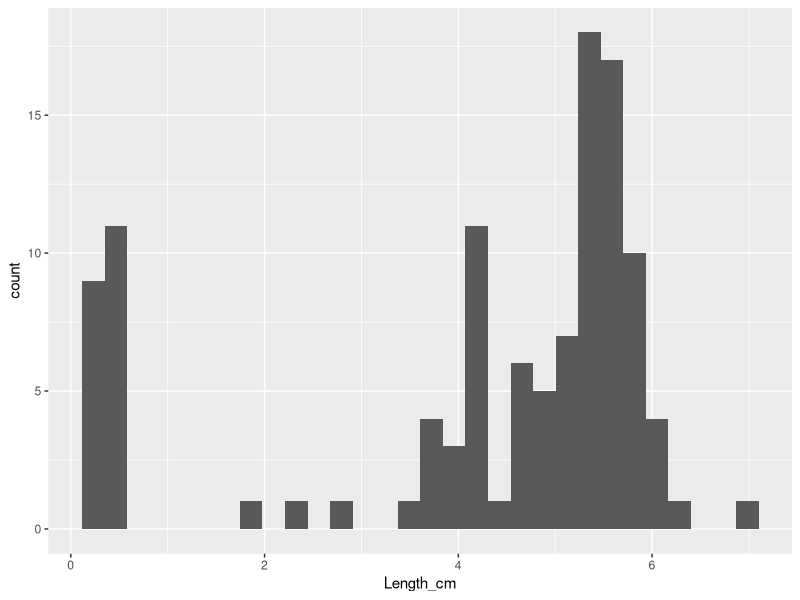
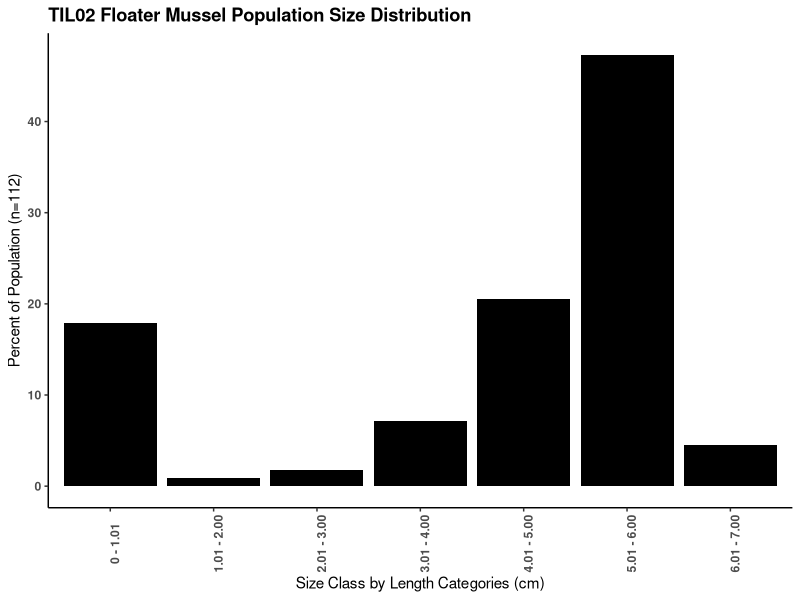
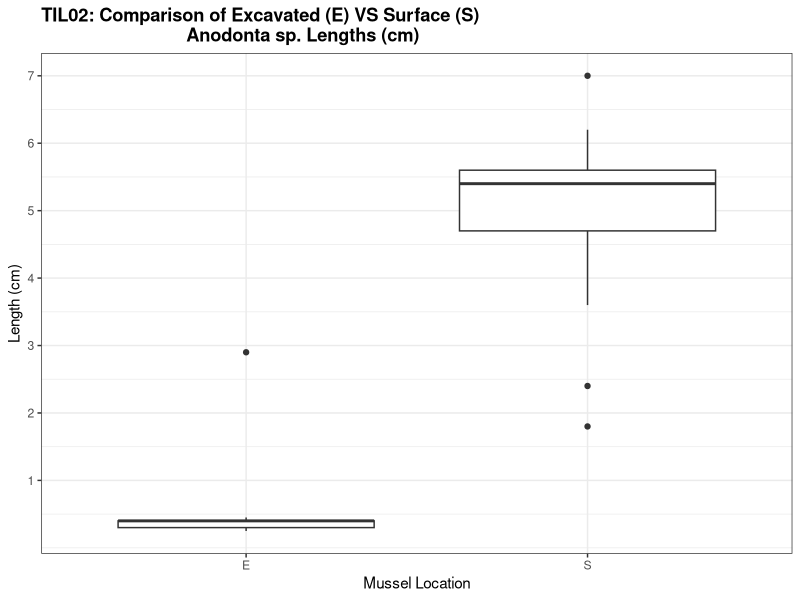
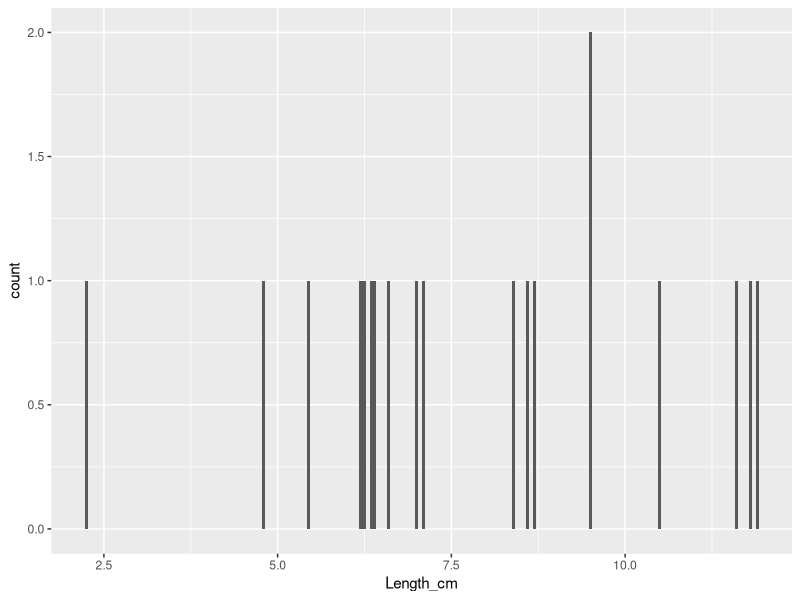

Generate these figures, in order, with R:
setwd("/Users/williamjohnson/Desktop/Laura/Mussels/Research/field_data")
library(tidyverse)
# Read in the .csv files and save as tbls
til02cen1 <- as.tibble(read.csv("til02_cen1.csv", header = TRUE))
til02cen2 <- as.tibble(read.csv("til02_cen2.csv", header = TRUE))

#Change block_num and unit_num variables to factors
til02cen1$Block_Num <- factor(til02cen1$Block_Num)
til02cen1$Unit_Num <- factor(til02cen1$Unit_Num)


# Filter to only consider quadrats with excavation. I need to get a sum of mussels in all 
#   excavated quadrats
til02ex <- til02cen1 %>%
  filter(Excavated_Live != c("NA")) 
# Return count of number of mussels found in all excavated quadrats 
sum_til02excavatedlive <- sum(til02ex$Excavated_Live)
# Return count of total # of quadrats excavated
quadcount_til02excavated <- nrow(til02ex)
# Return count of total # of quadrats sampled
quadcount_til02total <- nrow(til02cen1)
# Return count of number of mussels found at surface in all units that were double sampled
sum_til02surfex <- sum(til02ex$Surface_Live)

# Create new object 'burial_factor' 
burialfactor_til02 <- (sum_til02surfex + sum_til02excavatedlive) / sum_til02surfex
print(burialfactor_til02)
# Create new object 'realnum_til02' that is the true number of mussels across all quadrats 
#   sampled at the site (taking into account the burial factor)
realnum_til02 <- sum(til02cen1$Surface_Live) * burialfactor_til02
print(realnum_til02)
# Create new object 'surveyarea_TIL02' that represents the total area of the mussel bed surveyed
surveyarea_til02 <- quadcount_til02total * 0.25
# Create new object 'density_til02' that represents mussel density in the surveyed area
density_til02 <- realnum_til02/surveyarea_til02
print(density_til02)

max(til02cen1$Excavated_Live, na.rm = TRUE)

####################################################################################################################

# Change transect_num and quad_num to factors for til03_sys2 tbl
til02cen2$Block_Num <- factor(til02cen2$Block_Num)
til02cen2$Unit_Num <- factor(til02cen2$Unit_Num)
# Check
str(til02cen2)

# Histogram for TIL02 (ALL MUSSELS SAMPLED IN SURFACE + EXCAVATION PLOTS)
# What are the min and max values measured?
print(min(til02cen2$Length_cm))
print(max(til02cen2$Length_cm))

# Make a histogram!!!
til02cen2 %>%
  select(Length_cm) %>%
  ggplot(aes(x = Length_cm)) + geom_histogram()

# Try to mimic histogram in Mazzacano paper
til02mazzacano_hist <- til02cen2 %>%
  mutate(size_class = ifelse(Length_cm < 1.01, "0 - 1.01", "other")) %>%
  mutate(size_class = ifelse(Length_cm >= 1.01 & Length_cm < 2.01, "1.01 - 2.00", size_class)) %>%
  mutate(size_class = ifelse(Length_cm >= 2.01 & Length_cm < 3.01, "2.01 - 3.00", size_class)) %>%
  mutate(size_class = ifelse(Length_cm >= 3.01 & Length_cm < 4.01, "3.01 - 4.00", size_class)) %>%
  mutate(size_class = ifelse(Length_cm >= 4.01 & Length_cm < 5.01, "4.01 - 5.00", size_class)) %>%
  mutate(size_class = ifelse(Length_cm >= 5.01 & Length_cm < 6.01, "5.01 - 6.00", size_class)) %>%
  mutate(size_class = ifelse(Length_cm >= 6.01 & Length_cm < 7.01, "6.01 - 7.00", size_class)) %>%
  mutate(size_class = ifelse(Length_cm >= 7.01 & Length_cm < 8.01, "7.01 - 8.00", size_class))

til02mazzacano_hist2 <- til02mazzacano_hist %>%
  group_by(size_class) %>%
  summarize(count = n()) %>%
  mutate(percent_pop = ((count/112)*100)) 

row_order <- c("0 - 1.01", "1.01 - 2.00","2.01 - 3.00","3.01 - 4.00","4.01 - 5.00",
               "5.01 - 6.00", "6.01 - 7.00", "7.01 - 8.00")

til02mazzacano_hist2$size_class <- factor(til02mazzacano_hist2$size_class, levels = row_order)

ggplot(til02mazzacano_hist2, aes(x = size_class, y = percent_pop)) + geom_col(fill = "black") + theme_classic() +
  theme(axis.text.x = element_text(angle = 90, face = "bold")) + 
  theme(axis.text.y = element_text(face = "bold")) +
  xlab("Size Class by Length Categories (cm)") + 
  ylab("Percent of Population (n=112)") + ggtitle("TIL02 Floater Mussel Population Size Distribution") +
  theme(plot.title = element_text(face = "bold")) 

# Investigate the different average length of mussels found buried vs. at surface
til02exc_hist <- til02cen2 %>%
  group_by(S_or_E)%>%
  summarise(av_shell_length = mean(Length_cm))
# Turn this into a box plot

ggplot(til02cen2, aes(as.factor(S_or_E), Length_cm)) + geom_boxplot() + theme_bw() + 
  ggtitle("TIL02: Comparison of Excavated (E) VS Surface (S) 
                             Anodonta sp. Lengths (cm)") + labs(x = "Mussel Location", y = "Length (cm)") +
  theme(plot.title = element_text(face = "bold")) + 
  scale_y_continuous(breaks=seq(1,7,1))




# Histogram for BKY site
bky01_sys2 <- read.csv("BKY01_sys2.csv", header = TRUE)
bky01sys2_tbl <- tbl_df(bky01_sys2)
bky01sys2_tbl %>%
  select(Length_cm) %>%
  ggplot(aes(x = Length_cm)) + geom_histogram(stat = "count")



